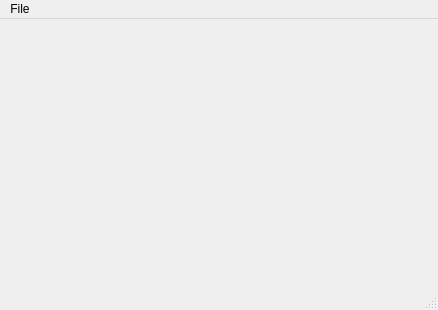
<?xml version="1.0" encoding="UTF-8"?>
<ui version="4.0">
 <class>MainWindow</class>
 <widget class="QMainWindow" name="MainWindow">
  <property name="geometry">
   <rect>
    <x>0</x>
    <y>0</y>
    <width>438</width>
    <height>310</height>
   </rect>
  </property>
  <property name="windowTitle">
   <string>MainWindow</string>
  </property>
  <widget class="QWidget" name="centralwidget"/>
  <widget class="QMenuBar" name="menubar">
   <property name="geometry">
    <rect>
     <x>0</x>
     <y>0</y>
     <width>438</width>
     <height>26</height>
    </rect>
   </property>
   <widget class="QMenu" name="menuFile">
    <property name="title">
     <string>File</string>
    </property>
    <addaction name="actionOpen_File"/>
   </widget>
   <addaction name="menuFile"/>
  </widget>
  <widget class="QStatusBar" name="statusbar"/>
  <action name="actionOpen_File">
   <property name="text">
    <string>Open File</string>
   </property>
  </action>
 </widget>
 <resources/>
 <connections/>
</ui>
